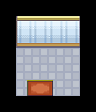

Rendered tile map (Tiled .tmx) drawn with the repository's tilesets; below, a short description and the map source with its tile grids summarised:
An orthogonal 6x7 tile map with 16x16 px tiles, 6 tile layers (Walkable, Walkable, LedgesLeft, LedgesRight, ...), 3 tilesets.

<map version="1.0" orientation="orthogonal" width="6" height="7" tilewidth="16" tileheight="16">
 <properties>
  <property name="dayPokemonChances" value="" />
  <property name="dayPokemonLevels" value="" />
  <property name="nightPokemonChances" value="" />
  <property name="nightPokemonLevels" value="" />
  <property name="waterPokemonChances" value="" />
  <property name="waterPokemonLevels" value="" />
  <property name="wildProbability" value="0" />
  <property name="xOffsetModifier" value="0" />
  <property name="yOffsetModifier" value="0" />
 </properties>
 <tileset firstgid="1" source="SinnohInteriorSet0.tsx" />
 <tileset firstgid="369" source="InteriorFloor 1.tsx" />
 <tileset firstgid="699" source="InteriorWalls 1.tsx" />
 <layer name="Walkable" width="6" height="7">
  <data>[42 cells, 20 non-empty, 1 distinct tile ids]</data>
 </layer>
 <layer name="Walkable" width="6" height="7">
  <data>[42 cells, 3 non-empty, 3 distinct tile ids]</data>
 </layer>
 <layer name="LedgesLeft" width="6" height="7">
  <data>[42 cells, 0 non-empty, 0 distinct tile ids]</data>
 </layer>
 <layer name="LedgesRight" width="6" height="7">
  <data>[42 cells, 0 non-empty, 0 distinct tile ids]</data>
 </layer>
 <layer name="LedgesDown" width="6" height="7">
  <data>[42 cells, 0 non-empty, 0 distinct tile ids]</data>
 </layer>
 <layer name="Collisions" width="6" height="7">
  <data>[42 cells, 21 non-empty, 7 distinct tile ids]</data>
 </layer>
</map>
